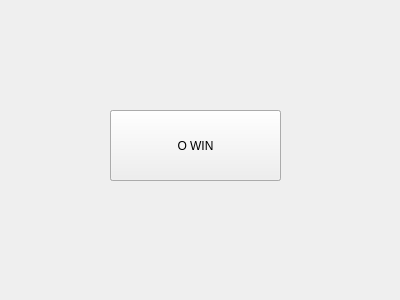
<?xml version="1.0" encoding="UTF-8"?>
<ui version="4.0">
 <class>Widget</class>
 <widget class="QWidget" name="Widget">
  <property name="geometry">
   <rect>
    <x>0</x>
    <y>0</y>
    <width>400</width>
    <height>300</height>
   </rect>
  </property>
  <property name="windowTitle">
   <string>Widget</string>
  </property>
  <widget class="QWidget" name="gridLayoutWidget">
   <property name="geometry">
    <rect>
     <x>10</x>
     <y>10</y>
     <width>381</width>
     <height>281</height>
    </rect>
   </property>
   <layout class="QGridLayout" name="gridLayout"/>
  </widget>
  <widget class="QPushButton" name="pushButton">
   <property name="geometry">
    <rect>
     <x>110</x>
     <y>110</y>
     <width>171</width>
     <height>71</height>
    </rect>
   </property>
   <property name="text">
    <string>X WIN</string>
   </property>
  </widget>
  <widget class="QPushButton" name="pushButton_2">
   <property name="geometry">
    <rect>
     <x>110</x>
     <y>110</y>
     <width>171</width>
     <height>71</height>
    </rect>
   </property>
   <property name="text">
    <string>O WIN</string>
   </property>
  </widget>
 </widget>
 <layoutdefault spacing="6" margin="11"/>
 <resources/>
 <connections/>
</ui>
